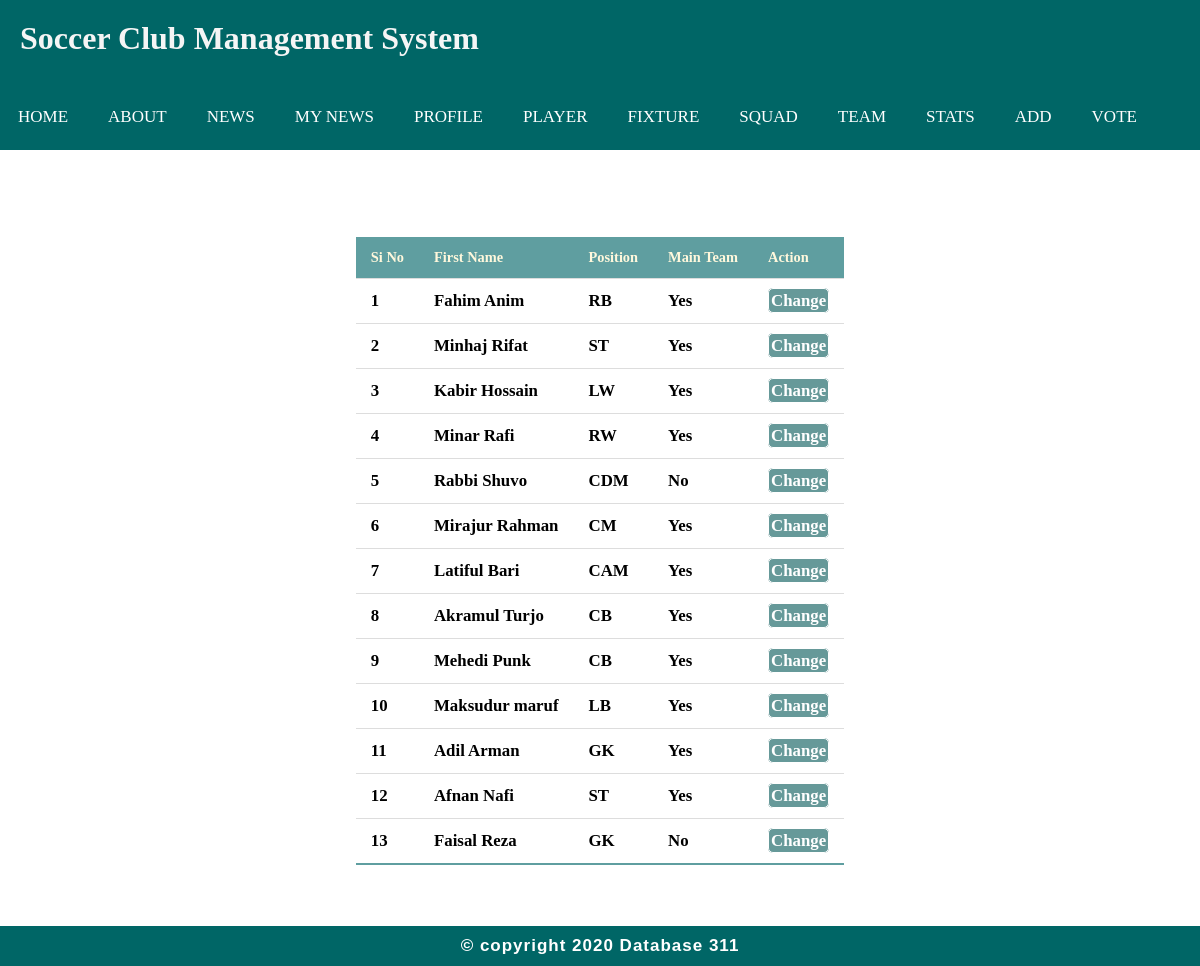
Page /squad.php (signed in) on the committed database.
### tables this page shows
CREATE TABLE `player` (
  `Id` int(11) NOT NULL,
  `username` varchar(255) NOT NULL,
  `email` varchar(200) NOT NULL,
  `password` varchar(255) NOT NULL,
  `f_name` varchar(200) NOT NULL,
  `l_name` varchar(255) NOT NULL,
  `date_of_birth` date NOT NULL,
  `contact` int(11) NOT NULL,
  `position` varchar(255) NOT NULL,
  `strong_foot` varchar(255) NOT NULL,
  `hired_date` timestamp NOT NULL DEFAULT current_timestamp() ON UPDATE current_timestamp(),
  `contract` int(11) NOT NULL,
  `agent_id` varchar(255) NOT NULL,
  `Team_id` int(11) NOT NULL,
  `appearance` int(11) NOT NULL,
  `goals` int(11) NOT NULL,
  `assist` int(11) NOT NULL,
  `clean_sheet` int(11) NOT NULL,
  `yellow_card` int(11) NOT NULL,
  `red_card` int(11) NOT NULL,
  `Main_Team` varchar(255) NOT NULL
);

### squad.php (the view, shortened to what this page needs)
<!DOCTYPE html>
<html>
<head>
</head>
<body>
		<?php include("index1.php");
    if(isset($_COOKIE["currentUser"])){
     $cuser = $_COOKIE["currentUser"];
     ?>
     <center>
	<table class="pd_table">
		<tr>
			<th><b>Si No</b></th>
			<th><b>First Name</b></th>
			<th><b>Position</b></th>
			<th><b>Main Team</b></th>
			<th><b>Action</b></th>
		</tr>
		<?php
			$sql= "SELECT DISTINCT player.Id,player.f_name,player.l_name,player.position,player.Main_Team FROM team,player,admin WHERE player.Team_id=team.Team_Id AND team.manager_username='$cuser'";
			$run=mysqli_query($link,$sql);
			if($run==true)
			{
				$a=1;
				while ($c=mysqli_fetch_array($run)) {?>
					<tr>
						<td><h3><?php echo $a;$a++;?></h3></td>
						<td><h3><?php echo $c["f_name"]," ".$c["l_name"];?></h3></td>
						<td><h3><?php echo $c["position"];?></h3></td>
						<td><h3><?php echo $c["Main_Team"];?></h3></td>
						 <td><h3><a  style="background :#669999;border:1px solid ;border-radius:5px;color:white;padding:2px;text-decoration: none;" href="form6.php?edit_id=<?php echo $c['Id']; ?>">Change</a></h3></td>
						</tr>
		<?php	}}}
		 ?>
	</table>
	<br><br>
   </center>
	<?php include("footer.php") ?>
</body>
</html>

### test.css (style rules this page uses)
* { margin: 0; padding: 0; box-sizing: border-box; }
.pd_table { border-collapse: collapse; margin: 25px 0; font-size: 0.9em; min-width: 400px; top: 0; }
.pd_table th { background-color: cadetblue; color: cornsilk; text-align: left; font-weight: bold; }
.pd_table th, .pd_table td { padding: 12px 15px; }
.pd_table tr { border-bottom: 1px solid #dddddd; }
.pd_table tbody tr:nth-of-type(even) { background-color: #ffffff; }
.pd_table tbody tr:last-of-type { border-bottom: 2px solid cadetblue ; }

### rows in the picture
player: f_name "Fahim", l_name "Anim", position "RB", Main_Team "Yes"
player: f_name "Minhaj", l_name "Rifat", position "ST", Main_Team "Yes"
player: f_name "Kabir", l_name "Hossain", position "LW", Main_Team "Yes"
player: f_name "Minar", l_name "Rafi", position "RW", Main_Team "Yes"
player: f_name "Rabbi", l_name "Shuvo", position "CDM", Main_Team "No"
player: f_name "Mirajur", l_name "Rahman", position "CM", Main_Team "Yes"
player: f_name "Latiful", l_name "Bari", position "CAM", Main_Team "Yes"
player: f_name "Akramul", l_name "Turjo", position "CB", Main_Team "Yes"
player: f_name "Mehedi", l_name "Punk", position "CB", Main_Team "Yes"
player: f_name "Maksudur", l_name "maruf", position "LB", Main_Team "Yes"
player: f_name "Adil", l_name "Arman", position "GK", Main_Team "Yes"
player: f_name "Afnan", l_name "Nafi", position "ST", Main_Team "Yes"
player: f_name "Faisal", l_name "Reza", position "GK", Main_Team "No"
